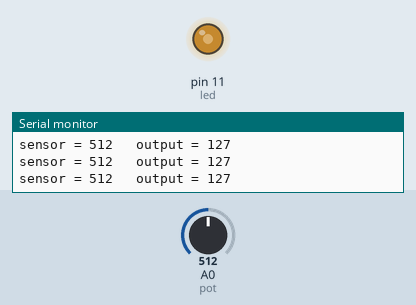
Recording of a sketch running on a simulated Arduino Uno, built with avr-gcc and run on an emulated ATmega328P. Shown: output pins drawn as LEDs (lit = HIGH), the last lines printed to the serial monitor. The test bench sets the inputs (shaded band); at power-on: A0 (pot) = 512.

Above: at 1.2 s.
1.3 s: A0 (pot) set to 415
At 2.1 s:
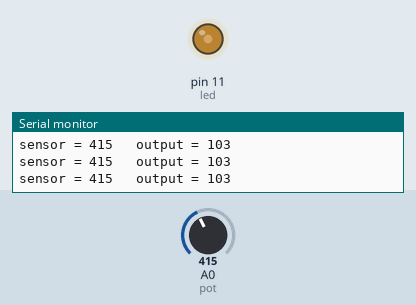
4.3 s: A0 (pot) set to 392
At 5.5 s:
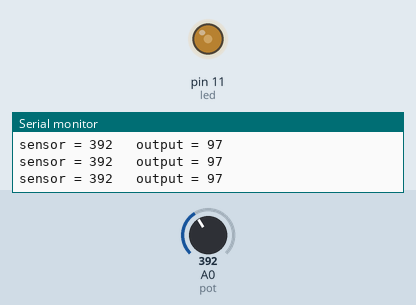
7.3 s: A0 (pot) set to 716
At 8.0 s:
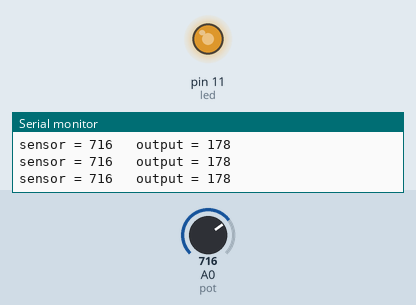
8.8 s: A0 (pot) set to 987
At 9.7 s:
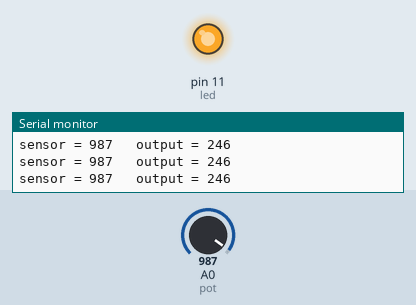
10.3 s: A0 (pot) set to 1017
At 11.5 s:
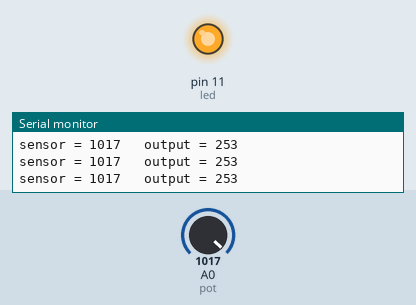
13.3 s: A0 (pot) set to 0
At 14.2 s:
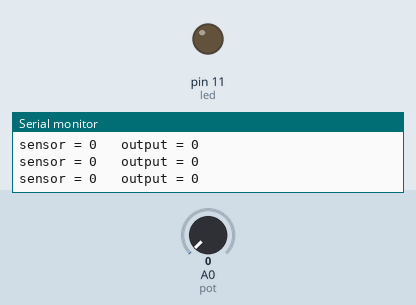
Timing chart, 0 to 15.8 s (numbered marks = the images above; inputs shaded):
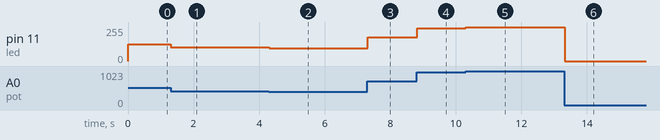

The sketch:

Cod_Potenciometro_usando_led_.ino
```cpp
const byte pot = A0;
const byte led = 11;
int sensorValue = 0; // leitura do potenciômetro
byte outputValue = 0; // saida PWM (analógica)

void setup() {
pinMode(led, OUTPUT);
// inicializa a comunicação serial
Serial.begin(9600);
}

void loop() {
// faz a leitura da entrada analógica
sensorValue = analogRead(pot);
// mapeia o resultado da entrada analógica dentro do intervalo de 0 a 255
outputValue = map(sensorValue, 0, 1023, 0, 255);
// escreve o valor de saída (“analógico”)
analogWrite(led, outputValue);
// imprime o resultado no monitor serial:
Serial.print("sensor = " );
Serial.print(sensorValue);
Serial.print("\t output = ");
Serial.println(outputValue);
// Aguarda 2 milissegundos antes do próximo loop:
delay(2);
}
```

Measured:
- after the input at 1.3 s, pin 11 (led): 127/255 → 103/255 at once
- after the input at 4.3 s, pin 11 (led): 103/255 → 97/255 at once
- after the input at 7.3 s, pin 11 (led): 97/255 → 178/255 at once
- after the input at 8.8 s, pin 11 (led): 178/255 → 246/255 at once
- after the input at 10.3 s, pin 11 (led): 246/255 → 253/255 at once
- after the input at 13.3 s, pin 11 (led): 253/255 → 0/255 at once
